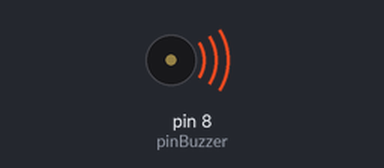
Bench run of a sketch on a simulated Arduino Uno, built with avr-gcc and run on an emulated ATmega328P. On the bench: buzzer (waves = sounding, pin HIGH).

Above: at 0.5 s.
Timing chart, 0 to 4.6 s (numbered marks = the images above):
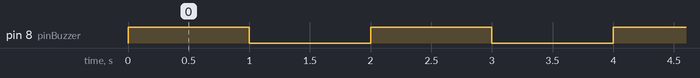

The sketch:

Buzzer.ino
```cpp
/*********************************
 * Output : Buzzer
 * Board  : Arduino UNO
 * Output : Serial (9600)
 * DATA : 0, 1, 2, 3, 4, 5, 6, 7, 8, 9, 10, 11, 12, 13
 *********************************/

const int pinBuzzer = 8;

void setup()
{
  pinMode(pinBuzzer, OUTPUT);
}

void loop()
{
  digitalWrite(pinBuzzer, HIGH);
  delay(1000);
  digitalWrite(pinBuzzer, LOW);
  delay(1000);
}
```

Measured:
- by itself, pin 8 (pinBuzzer): alternates HIGH for 1.0 s and LOW for 1.0 s
